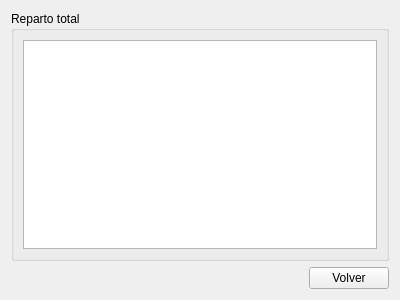
<?xml version="1.0" encoding="UTF-8"?>
<ui version="4.0">
 <class>FinalPayout</class>
 <widget class="QWidget" name="FinalPayout">
  <property name="geometry">
   <rect>
    <x>0</x>
    <y>0</y>
    <width>400</width>
    <height>300</height>
   </rect>
  </property>
  <property name="windowTitle">
   <string>Form</string>
  </property>
  <layout class="QVBoxLayout" name="verticalLayout_2">
   <item>
    <widget class="QGroupBox" name="groupBox">
     <property name="toolTip">
      <string>&lt;html&gt;&lt;head/&gt;&lt;body&gt;&lt;p&gt;Aquí se muestra el pago pendiente de cada uno de los usuarios teniendo en cuenta todos los tickets.&lt;/p&gt;&lt;/body&gt;&lt;/html&gt;</string>
     </property>
     <property name="title">
      <string>Reparto total</string>
     </property>
     <layout class="QVBoxLayout" name="verticalLayout">
      <item>
       <widget class="QPlainTextEdit" name="totalPayoutText">
        <property name="enabled">
         <bool>true</bool>
        </property>
        <property name="readOnly">
         <bool>true</bool>
        </property>
       </widget>
      </item>
     </layout>
    </widget>
   </item>
   <item>
    <layout class="QHBoxLayout" name="horizontalLayout">
     <item>
      <spacer name="horizontalSpacer">
       <property name="orientation">
        <enum>Qt::Horizontal</enum>
       </property>
       <property name="sizeHint" stdset="0">
        <size>
         <width>40</width>
         <height>20</height>
        </size>
       </property>
      </spacer>
     </item>
     <item>
      <widget class="QPushButton" name="backBtn">
       <property name="text">
        <string>Volver</string>
       </property>
      </widget>
     </item>
    </layout>
   </item>
  </layout>
 </widget>
 <resources/>
 <connections/>
</ui>
